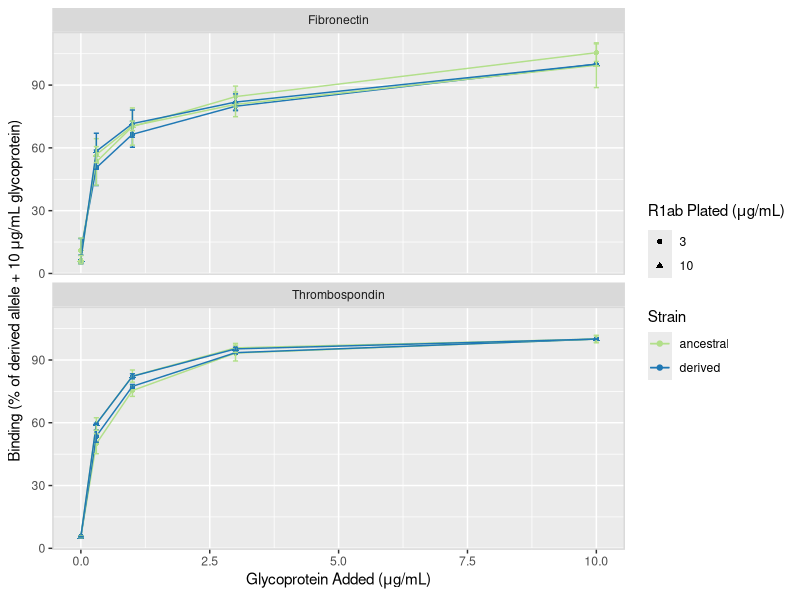

Write R code to recreate this figure.
library(ggplot2)
library(cowplot)
library(dplyr)

fb <- read.table("elisa/fibronectinBinding.txt", header=T)
fb$R1abPlated <- as.factor(fb$R1abPlated)


th <- read.table("elisa/thrombospondinBinding.txt", header=T)
th$R1abPlated <- as.factor(th$R1abPlated)

bind_fb_th <- bind_rows(fb, th, .id = "Glycoprotein")
bind_fb_th$Glycoprotein[bind_fb_th$Glycoprotein == 1] <- "Fibronectin"
bind_fb_th$Glycoprotein[bind_fb_th$Glycoprotein == 2] <- "Thrombospondin"

binding_plot <- ggplot(bind_fb_th, aes(x=GlycoproteinAdded, y=PercentMaxBinding, shape=R1abPlated, color=Strain)) +
  geom_point() +
  geom_line() +
  geom_errorbar(aes(ymin=PercentMaxBinding-SD, ymax=PercentMaxBinding+SD), width=.1) + 
  xlab(expression(paste("Glycoprotein Added (", mu, "g/mL)")))+
  ylab(expression(paste("Binding (% of derived allele + 10 ", mu, "g/mL glycoprotein)"))) +
  scale_color_manual(values=c("#b2df8a", "#1f78b4")) +
  facet_wrap(~ Glycoprotein, nrow=2, ncol=1) +
  panel_border()

binding_plot$labels$shape <- expression(paste("R1ab Plated (", mu, "g/mL)"))
binding_plot$labels$linetype <- expression(paste("R1ab Plated (", mu, "g/mL)"))
